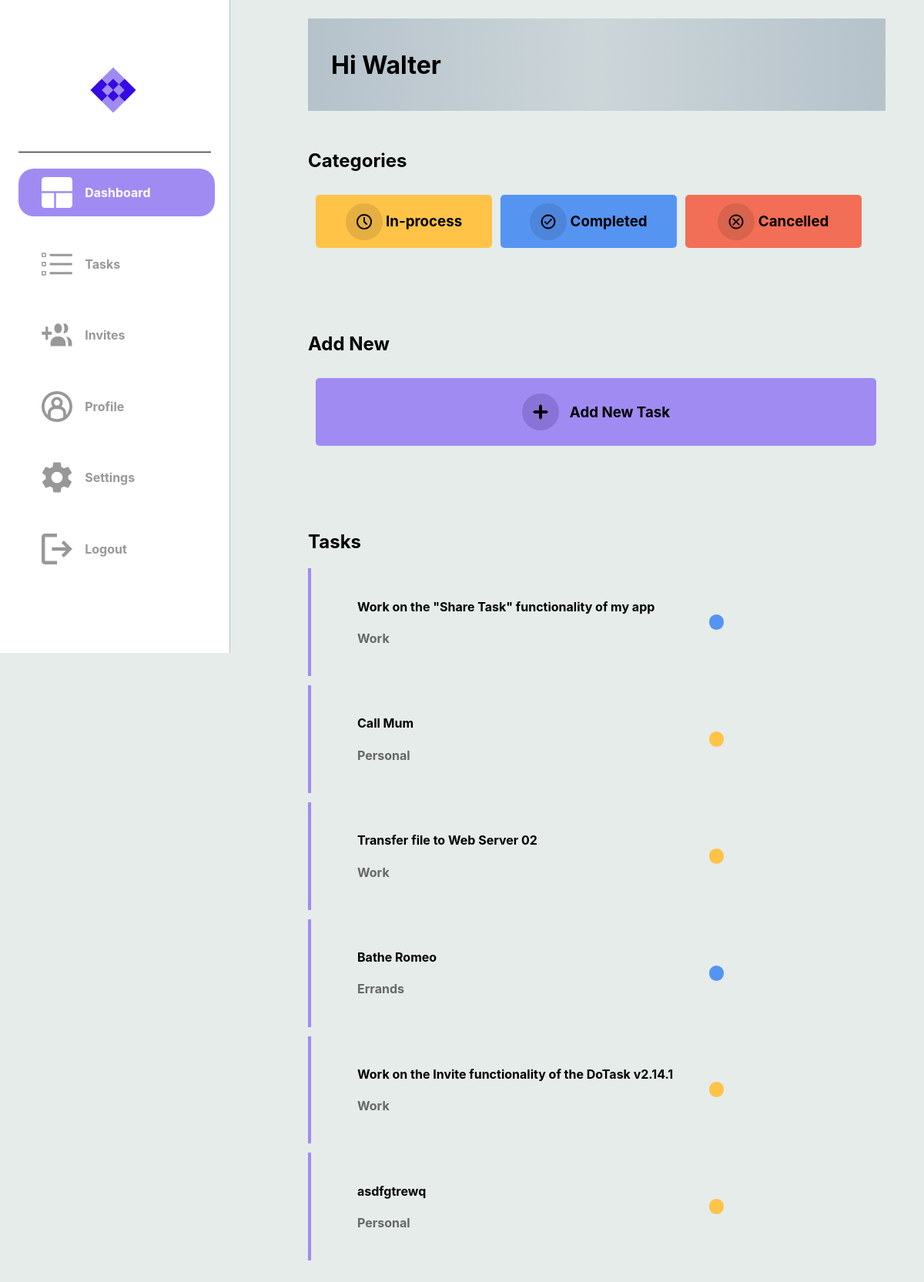
The page /dashboard (signed in) on the database its author committed.
### dotask/models.py (models this page shows)
class User(db.Model, UserMixin):
    __tablename__ = "user"
    id = db.Column(db.Integer, primary_key=True)
    email = db.Column(db.String(50), nullable=False, unique=True)
    password = db.Column(db.String(30), nullable=False)
    username = db.Column(db.String(30), nullable=False, unique=True)
    first_name = db.Column(db.String(30), nullable=False)
    last_name = db.Column(db.String(30), nullable=False)
    assigned_tasks = relationship('Task', secondary=user_task, backref='assigned_to')

class Task(db.Model):
    __tablename__ = "task"
    id = db.Column(db.Integer, primary_key=True)
    title = db.Column(db.String(100), nullable=False)
    description = db.Column(db.String(400), nullable=False)
    due_date = db.Column(db.Date, nullable=False)
    status = db.Column(Enum(TaskStatus))
    tag = db.Column(Enum(TaskTag))
    users = relationship('User', secondary=user_task, backref='tasks')

### dotask/routes.py (the view)
@app.route("/dashboard")
@login_required
def hello_dashboard():
    try:
        tasks = current_user.tasks
        if tasks:
            return render_template("dashboard.html", tasks=tasks)
        else:
            return render_template("dashboard.html")
    except:
        error_message = "An error occurred while retrieving tasks."
        return render_template("dashboard.html", error_message=error_message)

### dotask/routes.py (called while the page is built)
@app.after_request
def after_request(response):
    response.headers["Cache-Control"] = "no-cache, no-store, must-revalidate"
    return response

@login_manager.user_loader
def load_user(user_id):
    return User.query.get(user_id)

### dotask/templates/dashboard.html (shortened to what this page needs)
<!DOCTYPE html>
<html lang="en">
<head>
    {% extends "layout.html" %}
    {% block head %}
        <link rel="stylesheet" {% block css_tab_colour %} href="../static/page_css_folder/dashboard.css" {% endblock %}/>
    {% endblock %}
    {% block dash_image_colour %}
    <a class="a1" href="{{ url_for('hello_dashboard') }}">
    <div id="logos">
        <img class="imgs" src="../static/dashboard_active.svg">
        <h4 class="sidebar-text">Dashboard</h4>
    </div>
    </a>
    {% endblock dash_image_colour %}
    {% block nav_title %}
    <div class="nav_title">
        <h1>Hi {{ current_user.first_name }}</h1>
    </div>
    {% endblock nav_title %}
    {% block categories %}
    <h2>Categories</h2>
    <div class="cate">
        <a href="{{ url_for('hello_in_process_tasks') }}">
            <div class="cate-container-1">
                <img src="../static/in_process.png">
                <h3>In-process</h3>
            </div>
        </a>
        <a href="{{ url_for('hello_completed_tasks') }}">
            <div class="cate-container-2">
                <img src="../static/completed.svg">
                <h3>Completed</h3>
            </div>
        </a>
        <a href="{{ url_for('hello_cancelled_tasks') }}">
            <div class="cate-container-3">
                <img src="../static/cancelled.svg">
                <h3>Cancelled</h3>
            </div>
        </a>
    </div>
    {% endblock categories %}
    {% block add_task %}
    <h2>Add New</h2>
    <div class="cate">
        <a href="{{ url_for('hello_new_task') }}">
            <div class="cate-container-4">
                <img src="../static/add_task.svg">
                <h3>Add New Task</h3>
            </div>
        </a>
    </div>
    {% endblock add_task %}
    {% block tasks %}
        <h2>Tasks</h2>
        {% if tasks %}
            {% for task in tasks %}
            <a href="{{ url_for('hello_each_task', task_id=task['id']) }}">
            <div class="message-box">
                <div class="message">
                    <h4> {{ task['title'] }} </h4>
                    <h4 style="color: #676767;"> {{ task.tag.name }} </h4>
                </div>
                <div class="message-dot {% if task.status.name == 'In_Progress' %}progress-task
                    {% elif task.status.name == 'Completed' %}completed-task
                    {% elif task.status.name == 'Cancelled' %}cancelled-task
                    {% else %}unknown-task
                    {% endif %}">
                </div>
            </div>
            </a>
            {% endfor %}
            {% else %}
                <div class="message-box">
                    <div class="message">
                        <h2>No Tasks Yet</h2>
                    </div>
                </div>
        {% endif %}
    {% endblock tasks %}

### dotask/templates/layout.html (shortened to what this page needs)
<!DOCTYPE html>
<html lang="en">
<head>
    <link rel="stylesheet" type="text/css" href="../static/fonts.css">
    <link rel="stylesheet" href="../static/layout.css" />
    {% block head %}{% endblock %}
</head>
<body>
    <div class="sidebar">
        <div id="logo">
            <img src="../static/Logo.svg" height="60px" width="60px">
        </div>
        <div>
            {% block dash_image_colour %}{% endblock dash_image_colour %}
        </div>
        <div>
            {% block task_image_colour %}
            <a class="a2" href="{{ url_for('hello_tasks') }}">
            <div id="logos">
                <img class="imgs" src="../static/tasks.svg">
                <h4 class="sidebar-text">Tasks</h4>
            </div>
            </a>
            {% endblock task_image_colour %}
        </div>
        <div>
            {% block invites_image_colour %}
            <a class="a5" href="{{ url_for('hello_invites') }}">
            <div id="logos">
                <img class="imgs" src="../static/invites.svg">
                <h4 class="sidebar-text">Invites</h4>
            </div>
            </a>
            {% endblock invites_image_colour %}
        </div>
        <div>
            {% block profile_image_colour %}
            <a class="a3" href="{{ url_for('hello_profile') }}">
            <div id="logos">
                <img class="imgs" src="../static/profile.svg">
                <h4 class="sidebar-text">Profile</h4>
            </div>
            </a>
            {% endblock profile_image_colour %}
        </div>
        <div>
            {% block settings_image_colour %}
            <a class="a4" href="{{ url_for('hello_settings') }}">
            <div id="logos">
                <img class="imgs" src="../static/settings.svg">
                <h4 class="sidebar-text">Settings</h4>
            </div>
            </a>
            {% endblock settings_image_colour %}
        </div>
        <div>
            <a href="{{ url_for('hello_logout') }}">
            <div id="logos">
                <img class="imgs" src="../static/logout.svg">
                <h4 class="sidebar-text">Logout</h4>
            </div>
            </a>
        </div>
    </div>
    <div id="content">
        {% block nav_title %}
        {% endblock nav_title %}
        {% block categories %}
        {% endblock categories %}
        {% block add_task %}
        {% endblock add_task %}
        {% block tasks %}
        {% endblock tasks %}
    </div>
</body>
</html>

### dotask/static/layout.css (style rules this page uses)
@media (min-width: 768px) { body { margin: auto; padding-bottom: 10vh; background-color: #E5ECEA; display: flex; font-family: inter; } }
@media (min-width: 768px) { .sidebar { width: 250px; height: 100vh; padding: 2%; background-color: #FFFFFF; border-right: 1px #B5C2CA solid; position: fixed; display: block; justify-content: space-evenly; align-items: top; } }
@media (min-width: 768px) { .sidebar > div:nth-child(1) { display: none; } }
@media (min-width: 768px) { .sidebar > div { width: 100%; height: 10%; margin: 5% auto; border-radius: 20px; display: flex; justify-content: start; align-items: center; font-family: inter; } }
@media (min-width: 768px) { a { text-decoration: none; color: black; } }
@media (min-width: 768px) { .sidebar > div > a { width: 90%; text-decoration: none; } }
@media (min-width: 768px) { .sidebar > div > a > div { width: 100%; height: 10%; padding-left: 30px; margin: 5% auto; border-radius: 20px; } }
@media (min-width: 768px) { #logo { width: 100%; height: 20%; display: flex; justify-content: center; border-radius: 0px; border-bottom: 1px black solid; } }
@media (min-width: 768px) { #logos { width: 100%; display: grid; grid-template-columns: 1fr 3fr; align-items: center; } }
@media (min-width: 768px) { .sidebar-text { color: #989898; font-size: 1rem; } }
@media (min-width: 768px) { .imgs { height: 40px; width: 40px; } }
@media (min-width: 768px) { #content { width: 600px; display: block; margin-top: 2%; padding-left: 400px; } }

### dotask/static/page_css_folder/dashboard.css (style rules this page uses)
.a1 > div { background-color: #A08BF2; width: 100%; height: 10%; padding-left: 30px; margin: 5% auto; border-radius: 20px; color: white; }
.a1 > div > h4 { color: white; }
.a1 > div > img { fill: #FFFFFF; }
.nav_title { padding-left: 5%; margin-bottom: 50px; background-image: linear-gradient(to right, #B5C2CA , #CCD6D9, #B5C2CA); display: flex; justify-content: start; align-items: center; width: 60vw; height: 15vh; }
img { padding-right: 2%; }
.cate { width: 60vw; margin-bottom: 50px; display: flex; }
a { text-decoration: none; }
.cate > a { width: 60vw; padding-bottom: 50px; margin: 10px; }
.cate > a > div { width: 100%; padding: 2%; border-radius: 5px; display: flex; justify-self: start; align-items: center; }
.cate-container-1 { background-color: #FEC347; justify-content: center; }
.cate-container-2 { background-color: #5694F2; justify-content: center; }
.cate-container-3 { background-color: #F26E56; justify-content: center; }
.cate-container-4 { background-color: #A08BF2; align-items: center; justify-content: center; }
.message-box { display: flex; margin-top: 2%; padding-right: 10%; padding-left: 10%; padding-top: 3%; padding-bottom: 3%; border-left: 4px solid #A08BF2; display: flex; justify-content: center; align-items: center; }
.message { width: 100%; border-radius: 5px; display: block; justify-content: center; align-items: center; }
.message-dot { width: 20px; height: 20px; border-radius: 50px; }
.progress-task { background-color: #FEC347; }
.completed-task { background-color: #5694F2; }

### rows shown on the page
User: first_name "Walter"
Task: title "Work on the \"Share Task\" functionality of my app", tag.name "Work"
Task: title "Call Mum", tag.name "Personal"
Task: title "Transfer file to Web Server 02", tag.name "Work"
Task: title "Bathe Romeo", tag.name "Errands"
Task: title "Work on the Invite functionality of the DoTask v2.14.1", tag.name "Work"
Task: title "asdfgtrewq", tag.name "Personal"
